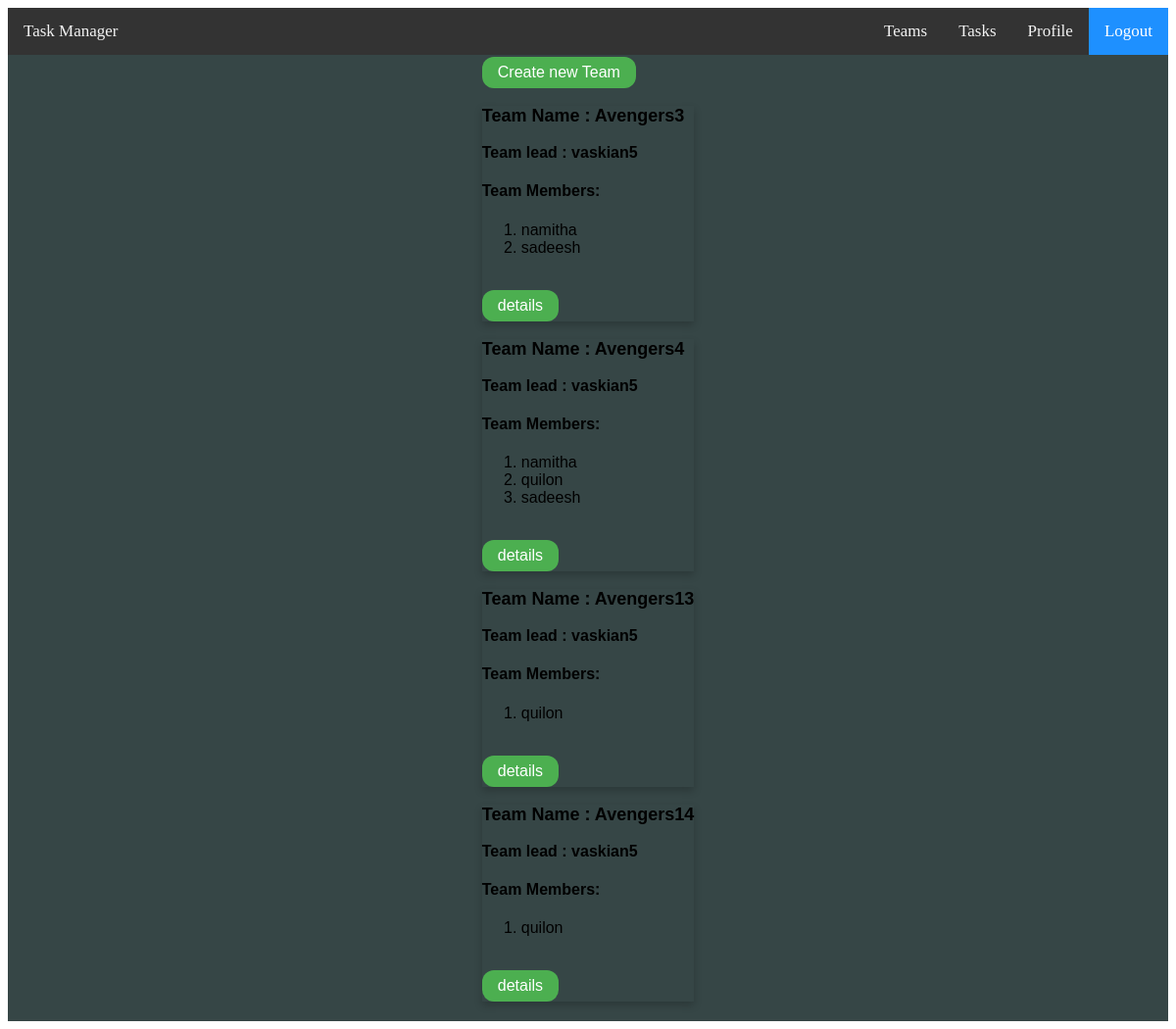
The page /team/list/ (signed in) on the database its author committed.
### users/models.py (models this page shows, shortened)
class Team(models.Model):
    TeamLead = models.ForeignKey(
        User, related_name="Teamleader", on_delete=models.CASCADE
    )
    TeamName = models.CharField(max_length=25,unique=True)
    MemberName = models.ManyToManyField(User,blank = True)

### users/views.py (the view)
# urls.py: path('team/list/',user_views.TeamListView,name = 'team'),
def TeamListView(request):
    team = Team.objects.filter(TeamLead = request.user)
    context = {
        'Team':team,
    }
    return render(request, "TeamTasks/team_list.html", context)

### templates/TeamTasks/team_list.html
{% extends "loginbase.html" %}
{% block content %}
        <a href =" {% url 'new'  %}"class="button">Create new Team</a>
        {% for t in Team %}
        <div class="card">
                <p style="font-size: large;"><b>Team Name : {{t.TeamName}}</b></p>
                <p><b> Team lead  : {{t.TeamLead}}</b></p>
                <h4>Team Members:</h4>
        <ol>
                {% for m in t.MemberName.all %}
                {% if m != t.TeamLead %}
                <li style="font-size: medium">{{ m }} </li>
                {% endif %}
                {% endfor %}
        <br>
        </ol>
        <a href =" {% url 'team-details' t.id  %}"class="button">details</a>
                   </div>
        {% endfor %}
        <br>
{% endblock content %}

### static/css/cards.css (style rules this page uses)
.card { box-shadow: 0 4px 8px 0 rgba(0,0,0,0.2); transition: 0.3s; }

### static/css/buttons.css (style rules this page uses)
.button { background-color: #4CAF50; border: none; color: white; padding: 7px 16px; text-align: center; text-decoration: none; display: inline-block; font-size: 16px; border-radius: 12px; }

### rows shown on the page
Team: TeamName "Avengers3", TeamLead "vaskian5"
Team: TeamName "Avengers4", TeamLead "vaskian5"
Team: TeamName "Avengers13", TeamLead "vaskian5"
Team: TeamName "Avengers14", TeamLead "vaskian5"

### other values the page prints
{{ m }} "namitha"
{{ m }} "sadeesh"
{{ m }} "quilon"
